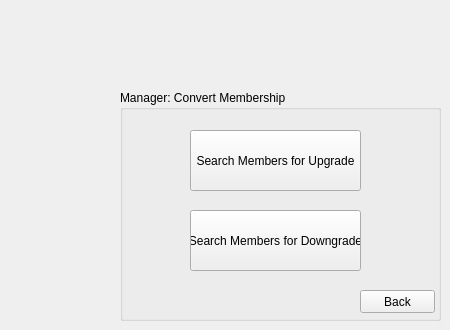
    <widget class="QWidget" name="ConvertMembership">
     <widget class="QGroupBox" name="groupBox_14">
      <property name="geometry">
       <rect>
        <x>120</x>
        <y>90</y>
        <width>321</width>
        <height>231</height>
       </rect>
      </property>
      <property name="title">
       <string>Manager: Convert Membership</string>
      </property>
      <widget class="QPushButton" name="pushButton_back_convert">
       <property name="geometry">
        <rect>
         <x>240</x>
         <y>200</y>
         <width>75</width>
         <height>23</height>
        </rect>
       </property>
       <property name="text">
        <string>Back</string>
       </property>
      </widget>
      <widget class="QPushButton" name="SearchMembUpgrade">
       <property name="geometry">
        <rect>
         <x>70</x>
         <y>40</y>
         <width>171</width>
         <height>61</height>
        </rect>
       </property>
       <property name="text">
        <string>Search Members for Upgrade</string>
       </property>
      </widget>
      <widget class="QPushButton" name="SearchMembDowngrade">
       <property name="geometry">
        <rect>
         <x>70</x>
         <y>120</y>
         <width>171</width>
         <height>61</height>
        </rect>
       </property>
       <property name="text">
        <string>Search Members for Downgrade</string>
       </property>
      </widget>
     </widget>
    </widget>
